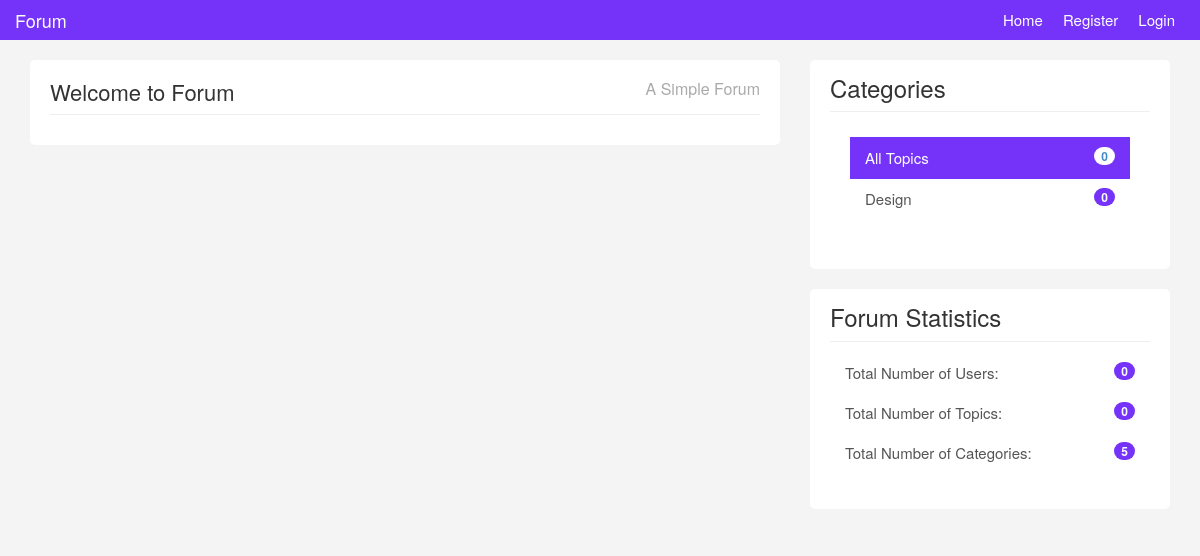
Before: /categories/show.php?name=Devlopment with the older database file.
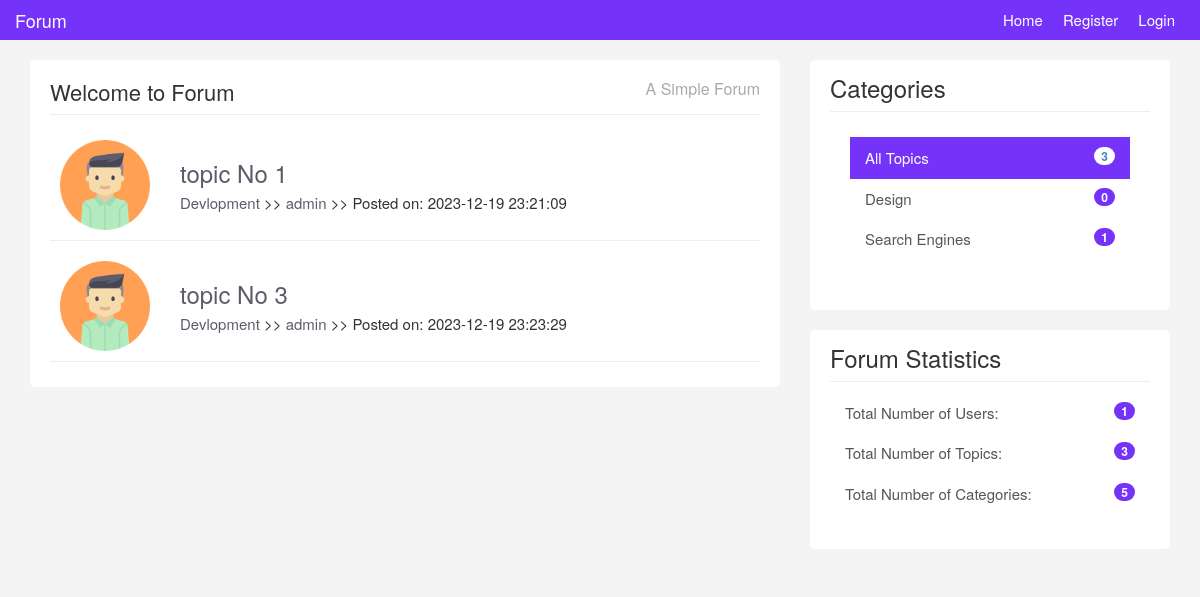
After: the same page with the newer database file.
### tables this page shows
CREATE TABLE `categories` (
  `id` int(5) NOT NULL,
  `name` varchar(200) NOT NULL,
  `created_at` timestamp NOT NULL DEFAULT current_timestamp()
);

CREATE TABLE `topics` (
  `id` int(5) NOT NULL,
  `title` varchar(200) NOT NULL,
  `category` varchar(200) NOT NULL,
  `body` text NOT NULL,
  `user_name` varchar(200) NOT NULL,
  `user_image` varchar(200) NOT NULL,
  `created_at` timestamp NOT NULL DEFAULT current_timestamp()
);

### categories/show.php (the view)
<?php require "../includes/header.php";?>
<?php require "../config/config.php";?>
<?php
if(isset($_GET['name'])){
    $name = $_GET['name'];
$topics = $conn->query("SELECT * FROM topics WHERE category = '$name'");
$topics->execute();
$allTopics = $topics->fetchAll(PDO::FETCH_OBJ);
}else{
    header('Location: '.APPURL.'/404.php');
}
?>
    <div class="container">
		<div class="row">
			<div class="col-md-8">
				<div class="main-col">
					<div class="block">
						<h1 class="pull-left">Welcome to Forum</h1>
						<h4 class="pull-right">A Simple Forum</h4>
						<div class="clearfix"></div>
						<hr>
						<ul id="topics">
							<?php foreach($allTopics as $topic) : ?>
							<li class="topic">
							<div class="row">
							<div class="col-md-2">
								<img class="avatar pull-left" src="../img/<?php echo $topic->user_image; ?>" />
							</div>
							<div class="col-md-10">
								<div class="topic-content pull-right">
									<h3><a href="../topics/topic.php?id=<?php echo $topic->id; ?>"><?php echo $topic->title; ?></a></h3>
									<div class="topic-info">
										<a href="<?php echo APPURL;  ?>/categories/show.php?name=<?php echo$topic->category; ?>"><?php echo $topic->category; ?></a> >> <a href="<?php echo APPURL;?>/users/profile.php?name=<?php echo $topic->user_name;?>"><?php echo $topic->user_name; ?></a> >> Posted on: <?php echo $topic->created_at; ?>
									</div>
								</div>
							</div>
						</div>
					</li>
					<?php endforeach; ?>
						</ul>
					</div>
				</div>
			</div>
			<?php require "../includes/footer.php";?>

### includes/header.php (shortened to what this page needs)
<!DOCTYPE html>
<html lang="en">
  <head>
    <link href="<?php echo APPURL; ?>css/bootstrap.css" rel="stylesheet">
    <link href="<?php echo APPURL; ?>css/custom.css" rel="stylesheet">
  </head>
  <body>
    <div class="navbar navbar-inverse navbar-fixed-top" role="navigation">
      <div class="container">
        <div class="navbar-header">
          <a class="navbar-brand" href="<?php echo APPURL; ?>">Forum</a>
        </div>
        <div class="collapse navbar-collapse">
          <ul class="nav navbar-nav navbar-right">
          <li class="active"><a href="<?php echo APPURL; ?>">Home</a></li>
            <?php   if(isset($_SESSION['username'])) : ?>
            <li><a href="<?php echo APPURL; ?>/topics/create.php">Create Topic</a></li>
            <li class="dropdown">
              <a href="#" class="dropdown-toggle" data-toggle="dropdown" role="button" aria-haspopup="true" aria-expanded = "false">
                <?php echo $_SESSION['username']; ?>
                <span class="caret"></span></a>
              <ul class="dropdown-menu">
                <li><a href="<?php echo APPURL; ?>/users/profile.php?name=<?php echo $_SESSION['username']; ?>">Public Profile</a></li>
                <li><a href="<?php echo APPURL; ?>/users/edit-user.php?id=<?php echo $_SESSION['user_id']; ?>">Edit Profile</a></li>
                <li><a href="<?php echo APPURL; ?>/auth/logout.php">Logout</a></li>
              </ul>
            </li>
            <?php else : ?>
            <li><a href="<?php echo APPURL; ?>/auth/register.php">Register</a></li>
            <li><a href="<?php echo APPURL; ?>/auth/login.php">Login</a></li>
            <?php endif; ?>
          </ul>
        </div>
      </div>
    </div>

### includes/footer.php (shortened to what this page needs)
<?php
$topics = $conn->query("SELECT COUNT(*) AS all_topics FROM topics");
$topics->execute();
$allTopics = $topics->fetch(PDO::FETCH_OBJ);
$categories = $conn->query("SELECT categories.id AS id , categories.name AS name,
COUNT(topics.category) AS count_category FROM categories LEFT JOIN topics ON
categories.name = topics.category GROUP BY(topics.category);");
$categories->execute();
$allCategories = $categories->fetchAll(PDO::FETCH_OBJ);
$users = $conn->query("SELECT COUNT(*) AS count_users FROM users");
$users->execute();
$allUsers = $users->fetch(PDO::FETCH_OBJ);
$topics = $conn->query("SELECT COUNT(*) AS count_topics FROM topics");
$topics->execute();
$allTopics_count = $topics->fetch(PDO::FETCH_OBJ);
$categories_count = $conn->query("SELECT COUNT(*) AS categories_count FROM categories");
$categories_count->execute();
$allCategories_count = $categories_count->fetch(PDO::FETCH_OBJ);
?>
<div class="col-md-4">
	<div class="sidebar">
		<div class="block">
			<h3>Categories</h3>
			<div class="list-group block ">
				<a href="#" class="list-group-item active">All Topics <span class="badge pull-right"><?php echo $allTopics->all_topics;   ?></span></a>
				<?php foreach ($allCategories as $category) : ?>
					<a href="<?php echo APPURL; ?>/categories/show.php?name=<?php echo $category->name; ?>" class="list-group-item"><?php echo $category->name;  ?><span class="color badge pull-right"><?php echo $category->count_category ?></span></a>
				<?php endforeach; ?>
			</div>
		</div>
		<div class="block" style="margin-top: 20px;">
			<h3 class="margin-top: 40px">Forum Statistics</h3>
			<div class="list-group">
				<a href="#" class="list-group-item">Total Number of Users:<span class="color badge pull-right"><?php echo $allUsers->count_users;   ?></span></a>
				<a href="#" class="list-group-item">Total Number of Topics:<span class="color badge pull-right"><?php echo $allTopics_count->count_topics;   ?></span></a>
				<a href="#" class="list-group-item">Total Number of Categories: <span class="color badge pull-right"><?php echo $allCategories_count->categories_count;   ?></span></a>
			</div>
		</div>
	</div>
</div>
</body>
</html>

### css/custom.css (style rules this page uses)
body { padding-top: 60px; background:#f4f4f4; font-size:15px; }
a { color:#5c5b69; }
ul { padding:0; margin:0; list-style:none; }
hr { margin:10px 0 15px 0; }
h3 { margin-bottom:5px; }
.navbar { height:40px !important; background:#7532F9; border:0; margin-bottom:30px; }
.navbar-inverse .navbar-nav > li > a, .navbar-inverse .navbar-brand { color:#fff !important; }
.navbar a:hover,.navbar li.active a { background:none !important; }
.navbar-brand { padding:10px 0 0 0; color:#fff; }
.navbar-nav > li > a { padding:10px 10px 0 10px; }
.block { background:#fff; border-radius:5px; padding: 15px 20px; margin-bottom:20px; }
.main-col { overflow:auto; }
.main-col h1 { font-size:22px; margin:5px 0 0 0; padding:0; }
.main-col h4 { font-size:16px; margin:5px 0 0 0; padding:0; color:#aaa; }
.sidebar .block h3 { margin:0 0 10px 0; padding-bottom:10px; border-bottom:#eee solid 1px; }
.topic { border-bottom:#eee solid 1px; margin-bottom:10px; padding:10px; }
.topic-content { width:100%; }
img.avatar { width:100%; }
a.list-group-item.active, a.list-group-item.active:hover, a.list-group-item.active:focus { background:rgb(117, 50, 249); border-radius:0; }
.list-group-item { border:0 }
.color { background-color: rgb(117, 50, 249); color: white; }

Changed rows visible on the page:
added topics: user_image (picture), title "topic No 1", category "Devlopment", user_name "admin", created_at "2023-12-19 23:21:09"
added topics: user_image (picture), title "topic No 3", category "Devlopment", user_name "admin", created_at "2023-12-19 23:23:29"
now on this page (row unchanged): categories: name "Search Engines", count_category "1"
Other visible differences:
$allTopics->all_topics: "0" → "3"
$allUsers->count_users: "0" → "1"
$allTopics_count->count_topics: "0" → "3"
